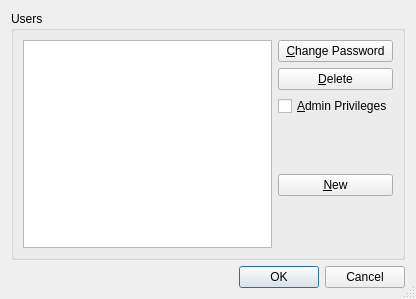
<?xml version="1.0" encoding="UTF-8"?>
<ui version="4.0">
 <class>AdminWindow</class>
 <widget class="QDialog" name="AdminWindow">
  <property name="windowModality">
   <enum>Qt::ApplicationModal</enum>
  </property>
  <property name="geometry">
   <rect>
    <x>0</x>
    <y>0</y>
    <width>416</width>
    <height>299</height>
   </rect>
  </property>
  <property name="windowTitle">
   <string>Repatriator Admin</string>
  </property>
  <property name="windowIcon">
   <iconset resource="repatriator.qrc">
    <normaloff>:/general/resource/bug.ico</normaloff>:/general/resource/bug.ico</iconset>
  </property>
  <property name="sizeGripEnabled">
   <bool>true</bool>
  </property>
  <property name="modal">
   <bool>true</bool>
  </property>
  <layout class="QVBoxLayout" name="verticalLayout">
   <item>
    <widget class="QGroupBox" name="groupBox">
     <property name="title">
      <string>Users</string>
     </property>
     <layout class="QHBoxLayout" name="horizontalLayout">
      <item>
       <widget class="QListWidget" name="usersList">
        <property name="selectionBehavior">
         <enum>QAbstractItemView::SelectRows</enum>
        </property>
       </widget>
      </item>
      <item>
       <layout class="QVBoxLayout" name="verticalLayout_2">
        <item>
         <widget class="QPushButton" name="changePasswordButton">
          <property name="text">
           <string>&amp;Change Password</string>
          </property>
         </widget>
        </item>
        <item>
         <widget class="QPushButton" name="deleteButton">
          <property name="text">
           <string>&amp;Delete</string>
          </property>
         </widget>
        </item>
        <item>
         <widget class="QCheckBox" name="adminPrivilegesCheckBox">
          <property name="text">
           <string>&amp;Admin Privileges</string>
          </property>
         </widget>
        </item>
        <item>
         <spacer name="verticalSpacer_2">
          <property name="orientation">
           <enum>Qt::Vertical</enum>
          </property>
          <property name="sizeHint" stdset="0">
           <size>
            <width>20</width>
            <height>40</height>
           </size>
          </property>
         </spacer>
        </item>
        <item>
         <widget class="QPushButton" name="newButton">
          <property name="text">
           <string>&amp;New</string>
          </property>
         </widget>
        </item>
        <item>
         <spacer name="verticalSpacer">
          <property name="orientation">
           <enum>Qt::Vertical</enum>
          </property>
          <property name="sizeHint" stdset="0">
           <size>
            <width>20</width>
            <height>40</height>
           </size>
          </property>
         </spacer>
        </item>
       </layout>
      </item>
     </layout>
    </widget>
   </item>
   <item>
    <widget class="QDialogButtonBox" name="buttonBox">
     <property name="orientation">
      <enum>Qt::Horizontal</enum>
     </property>
     <property name="standardButtons">
      <set>QDialogButtonBox::Cancel|QDialogButtonBox::Ok</set>
     </property>
    </widget>
   </item>
  </layout>
 </widget>
 <tabstops>
  <tabstop>usersList</tabstop>
  <tabstop>changePasswordButton</tabstop>
  <tabstop>deleteButton</tabstop>
  <tabstop>adminPrivilegesCheckBox</tabstop>
  <tabstop>newButton</tabstop>
  <tabstop>buttonBox</tabstop>
 </tabstops>
 <resources>
  <include location="repatriator.qrc"/>
 </resources>
 <connections>
  <connection>
   <sender>buttonBox</sender>
   <signal>accepted()</signal>
   <receiver>AdminWindow</receiver>
   <slot>accept()</slot>
   <hints>
    <hint type="sourcelabel">
     <x>248</x>
     <y>254</y>
    </hint>
    <hint type="destinationlabel">
     <x>157</x>
     <y>274</y>
    </hint>
   </hints>
  </connection>
  <connection>
   <sender>buttonBox</sender>
   <signal>rejected()</signal>
   <receiver>AdminWindow</receiver>
   <slot>reject()</slot>
   <hints>
    <hint type="sourcelabel">
     <x>316</x>
     <y>260</y>
    </hint>
    <hint type="destinationlabel">
     <x>286</x>
     <y>274</y>
    </hint>
   </hints>
  </connection>
 </connections>
</ui>
